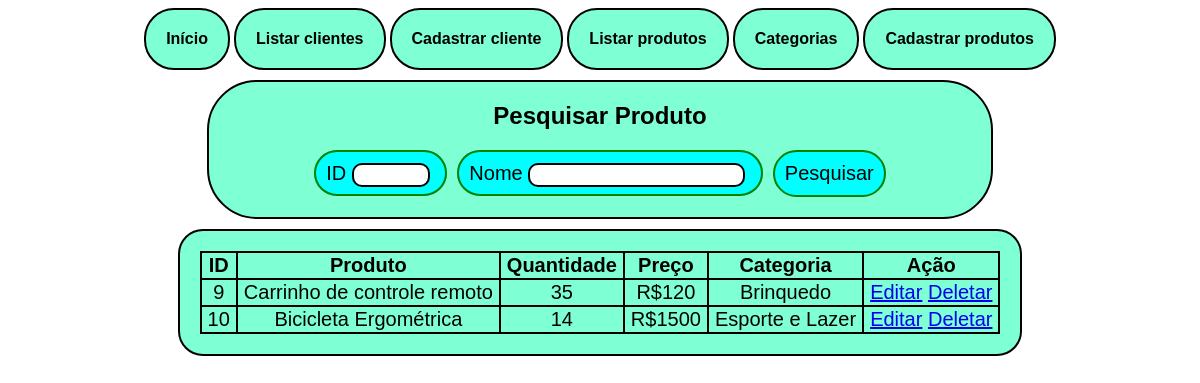
The app's page /listprod with its own data.
### core/models.py (models this page shows, shortened)
class product(models.Model):
    nome = models.CharField(max_length=100)
    quant = models.IntegerField()
    price = models.CharField(max_length=100)
    categ = models.CharField(max_length=100)

### core/views.py (the view)
# urls.py: path('listprod', listprod, name='listprod'),
def listprod(request):
    prod = product.objects.all()
    return render(request, 'listprod.html', {'prod': prod})

### core/templates/listprod.html (shortened to what this page needs)
<!DOCTYPE html>
{% load static%}
<html lang="en">
<head>
    <link rel="stylesheet" href="{% static 'core/style.css' %}">
    <div id="pagebutton">
        <a href="/home" class="button">Início</a>
        <a href="/listcli"  class="button">Listar clientes</a>
        <a href="/registercli" class="button">Cadastrar cliente</a>
        <a href="/listprod" class="button">Listar produtos</a>
        <a href="/categorias" class="button">Categorias</a>
        <a href="/registerpro" class="button">Cadastrar produtos</a>
    </div>
</head>
<body style="background-image: url('https://wallpaperaccess.com/full/2431350.jpg') ;">
    <div id="searchbox">
        <h2>Pesquisar Produto</h2>
        <div id="searchboxinside">
        <form action="{%url 'searchprod'%}" method="POST">
            <div class="searchfield">
                <label for="id">ID</label>
                <input type="text" size=5 pattern="[0-9]+" id="id" title="Somente Números" name="id">
            </div>
            <div class="searchfield">
                <label for="nome">Nome</label>
                <input type="text" id="nome" name="nome">
            </div>
            <button class="searchbutton">Pesquisar</button>
        </form>
        </div>
    </div>
    <div id="caixa">
    <table>
        <tr>
            <th>ID</th>
            <th>Produto</th>
            <th>Quantidade</th>
            <th>Preço</th>
            <th>Categoria</th>
            <th>Ação</th>
        </tr>
        {% for i in prod %}
        <tr>
            <td>{{i.id}}</td>
            <td>{{i.nome}}</td>
            <td>{{i.quant}}</td>
            <td>{{i.price}}</td>
            <td>{{i.categ}}</td>
            <td>
                <a href="{% url 'editprod' i.id %}">Editar</a>
                <a href="{% url 'deleteprod' i.id %}">Deletar</a>
            </td>
        </tr>
        {%endfor%}
    </table>
</body>
</html>

### core/static/core/style.css (style rules this page uses)
body { background-image: url("https://wallpaperaccess.com/full/2431350.jpg"); }
input { padding: 1px; padding-left: 5px; border: 2px solid #000000; border-radius: 10px; box-sizing: border-box; font-size: 16px; }
.button { font-family: arial; font-weight: bold; transition-duration: 0.5s; text-decoration:none; border: 2px solid rgb(0, 0, 0); padding: 20px; background-color: aquamarine; border-radius: 30px; text-align: center; color: #000000; display:inline-block; }
#pagebutton { width: fit-content; margin: 0 auto; padding-bottom: 10px; }
#searchbox { font-family: Arial, Helvetica, sans-serif; padding-right: 100px; padding-left: 100px; margin: 0 auto; width: max-content; margin-bottom: 10px; background-color: aquamarine; border: 2px solid black; border-radius: 50px; text-align: center; }
#searchboxinside { width: fit-content; font-size: 20px; margin-bottom: 20px; display: flex; flex-direction: row; justify-content: space-evenly; }
.searchfield { display: inline; background-color: aqua; padding: 10px; border-radius: 50px; margin: 0 auto; width: fit-content; border: 2px solid green; margin-left: 5px; margin-right: 5px; }
.searchbutton { font-size: 20px; display: inline; background-color: aqua; padding: 10px; border-radius: 50px; margin: 0 auto; width: fit-content; border: 2px solid green; margin-left: 5px; margin-right: 5px; transition-duration: 0.5s; }

### core/templates/listprod.html (style rules this page uses)
#caixa { width: fit-content; margin: auto; background-color: aquamarine; border: 2px solid black; padding: 20px; border-radius: 25px; font-family: arial; }
table { font-size: 20px; border:2px solid black; border-radius: 50px; border-collapse: collapse; }
td, th { border: 2px solid black; padding-left: 6px; padding-right: 6px; text-align: center; border-collapse: collapse; }

### records on screen
product: id "9", nome "Carrinho de controle remoto", quant "35", price "R$120", categ "Brinquedo"
product: id "10", nome "Bicicleta Ergométrica", quant "14", price "R$1500", categ "Esporte e Lazer"
